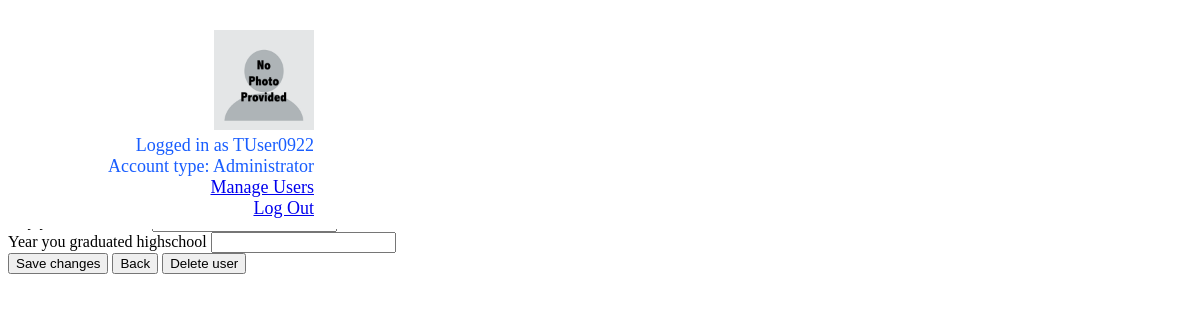
Before: /auth/edit_user/DUser0922 (signed in) with the older database file.
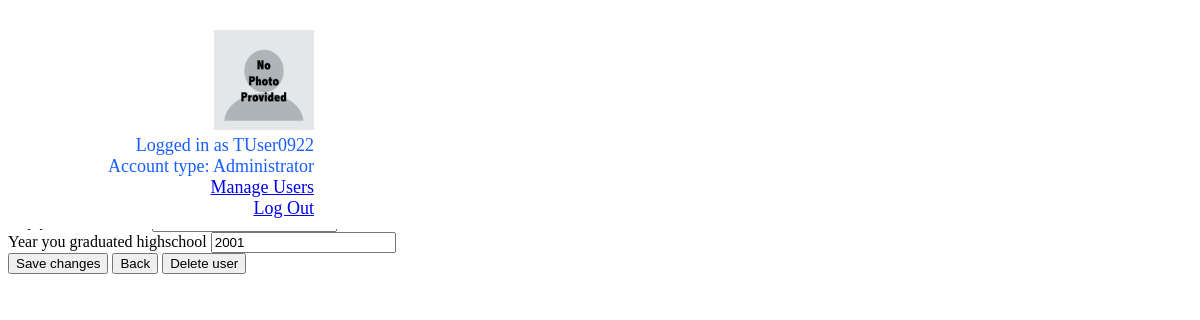
After: the same page with the newer database file.
### tables this page shows
CREATE TABLE users (
  username TEXT PRIMARY KEY UNIQUE,
  email_address TEXT NOT NULL,
  first_name TEXT NOT NULL,
  last_name TEXT NOT NULL,
  active INTEGER NOT NULL,
  role INTEGER NOT NULL,
  picture BLOB,
  password TEXT NOT NULL,
  address TEXT NOT NULL,
  DOB TEXT NOT NULL,
  old_passwords TEXT NOT NULL,
  password_refresh_date TEXT NOT NULL,
  suspend_start_date TEXT,
  suspend_end_date TEXT,
  creation_date TEXT NOT NULL,
  first_pet TEXT NOT NULL,
  city_born TEXT NOT NULL,
  year_graduated_hs INTEGER NOT NULL
);

### appl_domain/auth.py (the view, shortened to what this page needs)
@bp.route('/edit_user/<username>', methods=('GET', 'POST'))
@login_required
def edit_user(username):
    db = get_db()
    user = db.execute(
        "SELECT * FROM users WHERE username = ?", (username,)
    ).fetchone()
    if request.method == 'GET':
        return render_template('auth/edit_user.html', user=user)

### appl_domain/auth.py (called while the page is built)
def login_required(view):
    @functools.wraps(view)
    def wrapped_view(**kwargs):
        if g.user is None:
            return redirect(url_for('auth.login'))
        return view(**kwargs)
    return wrapped_view

@bp.before_app_request
def load_logged_in_user():
    username = session.get('username')
    if username is None:
        g.user = None
    else:
        g.user = get_db().execute(
            "SELECT * FROM users WHERE username = ?", (username,)
        ).fetchone()

### appl_domain/db.py (called while the page is built)
def get_db():
    if 'db' not in g:
        g.db = sqlite3.connect(
            current_app.config['DATABASE'],
            detect_types=sqlite3.PARSE_DECLTYPES
        )
        g.db.row_factory = sqlite3.Row
    return g.db

### appl_domain/templates/auth/edit_user.html (shortened to what this page needs)
{% extends 'base.html' %}
{% block header %}
    <h1>{% block title %}Edit account for user {{ user['username'] }}{% endblock %}</h1>
{% endblock %}
{% block content %}
    <form method="post">
        <label for="email_address">Email Address</label>
        <br>
        <label for="first_name">First Name</label>
        <label for="last_name">Last Name</label>
        <br>
        {% if user['active'] == 1 %}
            <label for="active">Active?</label>
        {% else %}
            <label for="active">Active?</label>
        {% endif %}
        <br>
        <label for="role">Role</label>
        <br>
        <label for="address">Address</label>
        <br>
        <label for="DOB">Date of birth (YYYY-MM-DD)</label>
        <br>
        <label for="first_pet">Name of your first pet</label>
        <br>
        <label for="city_born">City you were born in</label>
        <br>
        <label for="year_graduated_hs">Year you graduated highschool</label>
        <input name="year_graduated_hs" id="year_graduated_hs" required value="{{ user['year_graduated_hs'] }}">
        <br>
        <input type="submit" value="Save changes">
        <button type="button" onclick="window.location.href='{{ url_for('auth.manage_users')}}'">Back</button>
        <button type="button" onclick="if (confirm('Are you sure you want to delete user {{ user['username'] }}?')) {window.location.href='{{ url_for('auth.delete_user', username=user['username'])}}'}">Delete user</button>
    </form>
{% endblock %}

### appl_domain/templates/base.html (shortened to what this page needs)
<!DOCTYPE html>
<html lang="en">
<link rel="stylesheet" href="{{ url_for('static', filename='style.css') }}">
<nav>
    <div id="navbar">
        {%  if g.user %}
            <div id="logged_in_header" style="display: inline-block; width:100%">
                <div id="user_pic" style="text-align: right; display: inline-block">
            {% if g.user['picture'] %}
                <span><img  id = "userImage" alt="User's profile picture"/></span>
            {% else %}
                <span><img src="{{ url_for('static', filename='no_photo.png') }}" style="width:100px;height:100px;"  alt="Placeholder profile picture"/></span>
            {% endif %}
                <div id="username" style="text-align: right">Logged in as {{ g.user['username'] }}</div>
                {% if g.user['role'] == 2 %}
                <div id="account_type" style="text-align: right">Account type: Administrator</div>
                <div id="admin_functions" style="text-align: right">
                    <a href="{{ url_for('auth.manage_users')}}">Manage Users</a>
                </div>
                {% elif g.user['role'] == 1 %}
                <div id="account_type" style="text-align: right">Account type: Manager</div>
                {% else %}
                <div id="account_type" style="text-align: right">Account type: User</div>
                {% endif %}
                <div id="logout" style="text-align: right"><a href="{{ url_for('auth.logout') }}">Log Out</a></div>
            </div>
        {% endif %}
    </div>
    </div>
</nav>
<section class="content">
    <header>
        {% block header %}{% endblock %}
    </header>
    {% block content %}{% endblock %}
</section>
</html>

### appl_domain/static/style.css (style rules this page uses)
nav { height:fit-content; width: 100%; position: fixed; background: white; padding: 10px 0; color:#185DFF; padding-left: 100px; font-size: large; }

Changed rows visible on the page:
added users: year_graduated_hs "2001"
